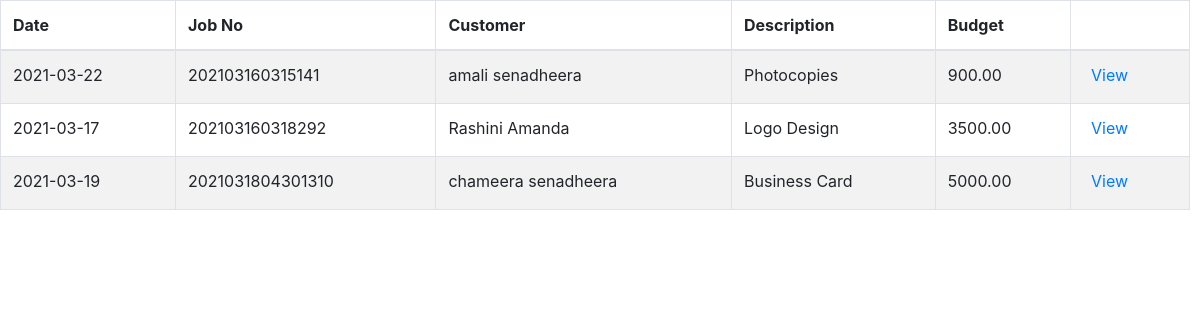
The page /tables/billing_table.php (signed in) on the database its author committed.
### tables this page shows
CREATE TABLE `jobs` (
  `id` int(11) NOT NULL,
  `job_no` varchar(100) NOT NULL,
  `customer` varchar(400) NOT NULL,
  `channel` varchar(100) NOT NULL,
  `job_type` varchar(100) NOT NULL,
  `product` varchar(100) NOT NULL,
  `category` varchar(100) NOT NULL,
  `material` varchar(64) NOT NULL,
  `size` varchar(50) NOT NULL,
  `bind` varchar(50) NOT NULL,
  `colour` text NOT NULL,
  `user_description` varchar(250) NOT NULL,
  `date` date NOT NULL,
  `quantity` decimal(10,2) NOT NULL,
  `unit_price` decimal(10,2) NOT NULL,
  `budget` decimal(10,2) NOT NULL,
  `discount` decimal(10,2) NOT NULL DEFAULT '0.00',
  `discounted` decimal(10,2) NOT NULL,
  `ad_pay_amount` decimal(10,2) NOT NULL,
  `rest` decimal(10,2) NOT NULL,
  `admin_description` varchar(250) NOT NULL,
  `state` enum('request','design','production','reject','QA','complete','dispatch') NOT NULL,
  `accepted_by` varchar(100) NOT NULL,
  `designed_by` varchar(150) NOT NULL,
  `production_by` varchar(150) NOT NULL,
  `checked_by` varchar(100) NOT NULL,
  `failed_reason` varchar(255) NOT NULL,
  `cash` decimal(10,2) NOT NULL,
  `change_amt` decimal(10,2) NOT NULL,
  `payment` decimal(10,2) NOT NULL,
  `dispatch_day` varchar(100) NOT NULL,
  `dispatch_year` varchar(10) NOT NULL,
  `dispatch_month` varchar(10) NOT NULL,
  `dispatched_by` varchar(150) NOT NULL
);

### tables/billing_table.php (the view, shortened to what this page needs)
<!DOCTYPE html>
<html>
<head>
</head>
<body>
  <?php
   require '../include/config.php';
   $view_status ="complete";
  if(isset($_POST["query"]))
  {
     $search =$_POST["query"];
     $query = "SELECT * FROM jobs WHERE state='$view_status' AND customer LIKE '%".$search."%' ";
  }
  else if(isset($_POST["date"]))
  {
     $bill_date =$_POST["date"];
     $query = "SELECT * FROM jobs WHERE state='$view_status' AND dispatch_day = '$bill_date' ";
  }
  else if(isset($_POST["query"]) && ($_POST["date"]))
  {
     $search =$_POST["query"];
     $bill_date =$_POST["date"];
     $query = "SELECT * FROM jobs WHERE state='$view_status' AND dispatch_day = '$bill_date' AND job_no LIKE '%".$search."%' ";
  }
  else
  {
     $query = "SELECT * FROM jobs WHERE state='$view_status'";
  }
  $result = mysqli_query($conn ,$query);
  if(mysqli_num_rows($result)>0)
  {
    ?>
 <div class="tablealign">
 <?php include('../include/head.php'); ?>
  <table id="example" class="table table-striped table-bordered" style="width:100%">
   <thead>
    <tr>
     <th>Date</th>
     <th>Job No</th>
     <th>Customer</th>
     <th>Description</th>
     <th>Budget</th>
     <th></th>
    </tr>
   </thead>
   <tbody>
   <?php
   while($row = mysqli_fetch_array($result))
   {
    echo '
    <tr>
     <td>'.$row["dispatch_day"].'</td>
     <td>'.$row["job_no"].'</td>
     <td>'.$row["customer"].'</td>
     <td>'.$row["product"].'</td>
     <td>'.$row["budget"].'</td>
      <td><button type="button"  id="' .$row["id"].'" name="'.$row["id"].'" class="btn btn-primary btn-sm view_data" data-toggle="modal" data-target="#myModal" style="background-color: transparent; border: 0px; color: #007bff; font-size: 16px; padding-top: 0px;">View</button></td>
    </tr>';
   }
   ?>
   </tbody>
  </table>
</div>
   <?php
  }
  else
  {
   echo 'Data Not Found';
  }
  ?>
  </body>
  </html>

### css/sb-admin.css (style rules this page uses)
html { position: relative; min-height: 100%; }
body { overflow-x: hidden; }

### tables/billing_table.php (style rules this page uses)
.tablealign { margin-right: 10px; }

### rows shown on the page
jobs: dispatch_day "2021-03-22", job_no "202103160315141", customer "amali senadheera", product "Photocopies", budget "900.00"
jobs: dispatch_day "2021-03-17", job_no "202103160318292", customer "Rashini Amanda", product "Logo Design", budget "3500.00"
jobs: dispatch_day "2021-03-19", job_no "2021031804301310", customer "chameera senadheera", product "Business Card", budget "5000.00"
